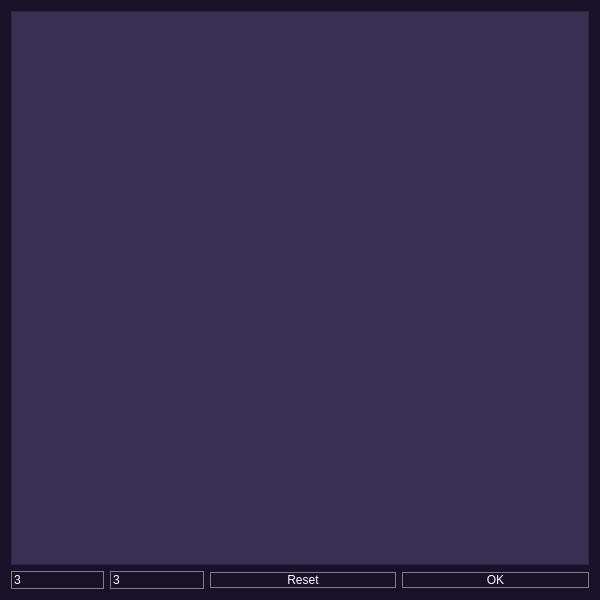
<?xml version="1.0" encoding="UTF-8"?>
<ui version="4.0">
 <class>CustomKernelView</class>
 <widget class="QDialog" name="CustomKernelView">
  <property name="geometry">
   <rect>
    <x>0</x>
    <y>0</y>
    <width>600</width>
    <height>600</height>
   </rect>
  </property>
  <property name="minimumSize">
   <size>
    <width>400</width>
    <height>400</height>
   </size>
  </property>
  <property name="windowTitle">
   <string>PhotoLaboratory Custom Kernel</string>
  </property>
  <property name="windowIcon">
   <iconset resource="icon.qrc">
    <normaloff>:/PhotoLaboratoryIcon.ico</normaloff>:/PhotoLaboratoryIcon.ico</iconset>
  </property>
  <property name="styleSheet">
   <string notr="true">QDialog {
	background-color:  #18122B;
}

QDoubleSpinBox {
	background-color:#18122B;
	color: white;
	border: 1px solid gray
}

QPushButton {
	background-color: #18122B;
	color: white;
	border: 1px solid gray;
	border-radius: 10px;
}

QPushButton::hover {
	background-color: #393053;
}


QToolTip {
	color: white;
	background-color: #393053;
	border: 0px;
}

QTableView {
	background-color:#393053;
}

QTableView::item {
	background-color: #393053;
	color: white;
}

QHeaderView::section {
	background-color: #393053;
	color: white;
}

QTableView QTableCornerButton::section {
	background-color: #18122B;
	color: white;
}

QScrollBar::vertical {
	border: none;
	background-color: #18122B;
	width: 10px;
	margin: 25px 0 0px 0;
}

QScrollBar::handle:vertical {
	border-radius: 4px;
	border-color: rgba(62, 61, 105,75%);
    border-width: 1px;
	border-style: solid;
	background-color: rgba(62, 61, 105,75%);
    min-height: 25px;
}

QScrollBar::add-line:vertical {
	width: 0px;
	height: 0px;	
}

QScrollBar::sub-line:vertical {
	width: 0px;
	height: 0px;	
}

QScrollBar::add-page:vertical {
	background-color: transparent;
}

QScrollBar::sub-page:vertical {
	background-color:  transparent;
}

QScrollBar::horizontal {
	border: none;
	background-color: #18122B;
	width: 10px;
	margin: 25px 0 0px 0;
}

QScrollBar::handle:horizontal {
	border-radius: 4px;
	border-color: rgba(62, 61, 105,75%);
    border-width: 1px;
	border-style: solid;
	background-color: rgba(62, 61, 105,75%);
    min-height: 25px;
}

QScrollBar::add-line:horizontal {
	width: 0px;
	height: 0px;	
}

QScrollBar::sub-line:horizontal {
	width: 0px;
	height: 0px;	
}</string>
  </property>
  <layout class="QGridLayout" name="gridLayout">
   <item row="0" column="0" colspan="6">
    <widget class="QTableWidget" name="tableWidget"/>
   </item>
   <item row="1" column="1">
    <widget class="QDoubleSpinBox" name="doubleSpinCols">
     <property name="styleSheet">
      <string notr="true"/>
     </property>
     <property name="buttonSymbols">
      <enum>QAbstractSpinBox::NoButtons</enum>
     </property>
     <property name="decimals">
      <number>0</number>
     </property>
     <property name="minimum">
      <double>1.000000000000000</double>
     </property>
     <property name="maximum">
      <double>16.000000000000000</double>
     </property>
     <property name="value">
      <double>3.000000000000000</double>
     </property>
    </widget>
   </item>
   <item row="1" column="0">
    <widget class="QDoubleSpinBox" name="doubleSpinBoxRows">
     <property name="styleSheet">
      <string notr="true">

</string>
     </property>
     <property name="buttonSymbols">
      <enum>QAbstractSpinBox::NoButtons</enum>
     </property>
     <property name="decimals">
      <number>0</number>
     </property>
     <property name="minimum">
      <double>1.000000000000000</double>
     </property>
     <property name="maximum">
      <double>16.000000000000000</double>
     </property>
     <property name="value">
      <double>3.000000000000000</double>
     </property>
    </widget>
   </item>
   <item row="1" column="2" colspan="2">
    <widget class="QPushButton" name="pushButtonReset">
     <property name="styleSheet">
      <string notr="true"/>
     </property>
     <property name="text">
      <string>Reset</string>
     </property>
    </widget>
   </item>
   <item row="1" column="4" colspan="2">
    <widget class="QPushButton" name="pushButtonOK">
     <property name="styleSheet">
      <string notr="true"/>
     </property>
     <property name="text">
      <string>OK</string>
     </property>
    </widget>
   </item>
  </layout>
 </widget>
 <resources>
  <include location="icon.qrc"/>
 </resources>
 <connections/>
</ui>
